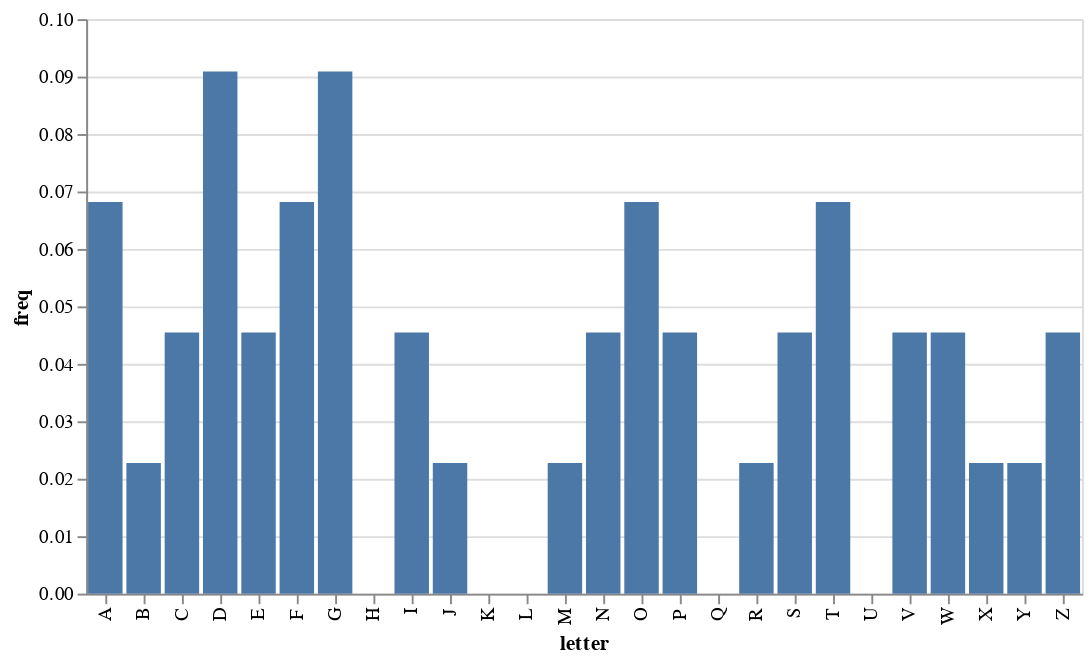

This figure's notebook cell:
### Code cell
chart_list[3]

### Figure 1 — Vega-Lite specification as saved in the notebook (floating-point values rounded to 4 significant figures)
{"config": {"view": {"continuousWidth": 400, "continuousHeight": 300}}, "data": {"name": "data-86b6a0c673f1d28a621d8f7054bd41a5"}, "mark": "bar", "encoding": {"tooltip": [{"field": "letter", "type": "nominal"}, {"field": "freq", "type": "quantitative"}], "x": {"field": "letter", "scale": {"domain": ["A", "B", "C", "D", "E", "F", "G", "H", "I", "J", "K", "L", "M", "N", "O", "P", "Q", "R", "S", "T", "U", "V", "W", "X", "Y", "Z"]}, "type": "nominal"}, "y": {"field": "freq", "type": "quantitative"}}, "$schema": "https://vega.github.io/schema/vega-lite/v4.17.0.json", "datasets": {"data-86b6a0c673f1d28a621d8f7054bd41a5": [{"letter": "A", "freq": 0.06818}, {"letter": "B", "freq": 0.02273}, {"letter": "C", "freq": 0.04545}, {"letter": "D", "freq": 0.09091}, {"letter": "E", "freq": 0.04545}, {"letter": "F", "freq": 0.06818}, {"letter": "G", "freq": 0.09091}, {"letter": "H", "freq": 0.0}, {"letter": "I", "freq": 0.04545}, {"letter": "J", "freq": 0.02273}, {"letter": "K", "freq": 0.0}, {"letter": "L", "freq": 0.0}, {"letter": "M", "freq": 0.02273}, {"letter": "N", "freq": 0.04545}, {"letter": "O", "freq": 0.06818}, {"letter": "P", "freq": 0.04545}, {"letter": "Q", "freq": 0.0}, {"letter": "R", "freq": 0.02273}, {"letter": "S", "freq": 0.04545}, {"letter": "T", "freq": 0.06818}, {"letter": "U", "freq": 0.0}, {"letter": "V", "freq": 0.04545}, {"letter": "W", "freq": 0.04545}, {"letter": "X", "freq": 0.02273}, {"letter": "Y", "freq": 0.02273}, {"letter": "Z", "freq": 0.04545}]}}
